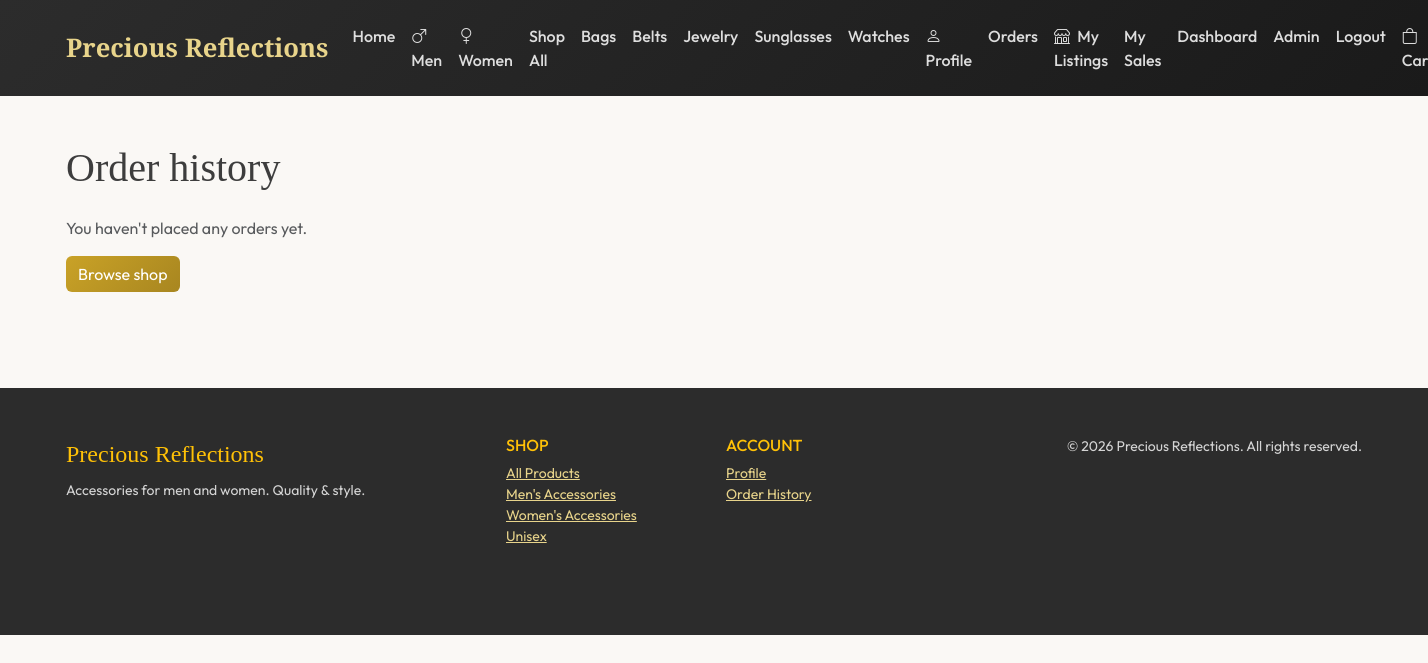
The app's page /accounts/orders/ (signed in), older data.
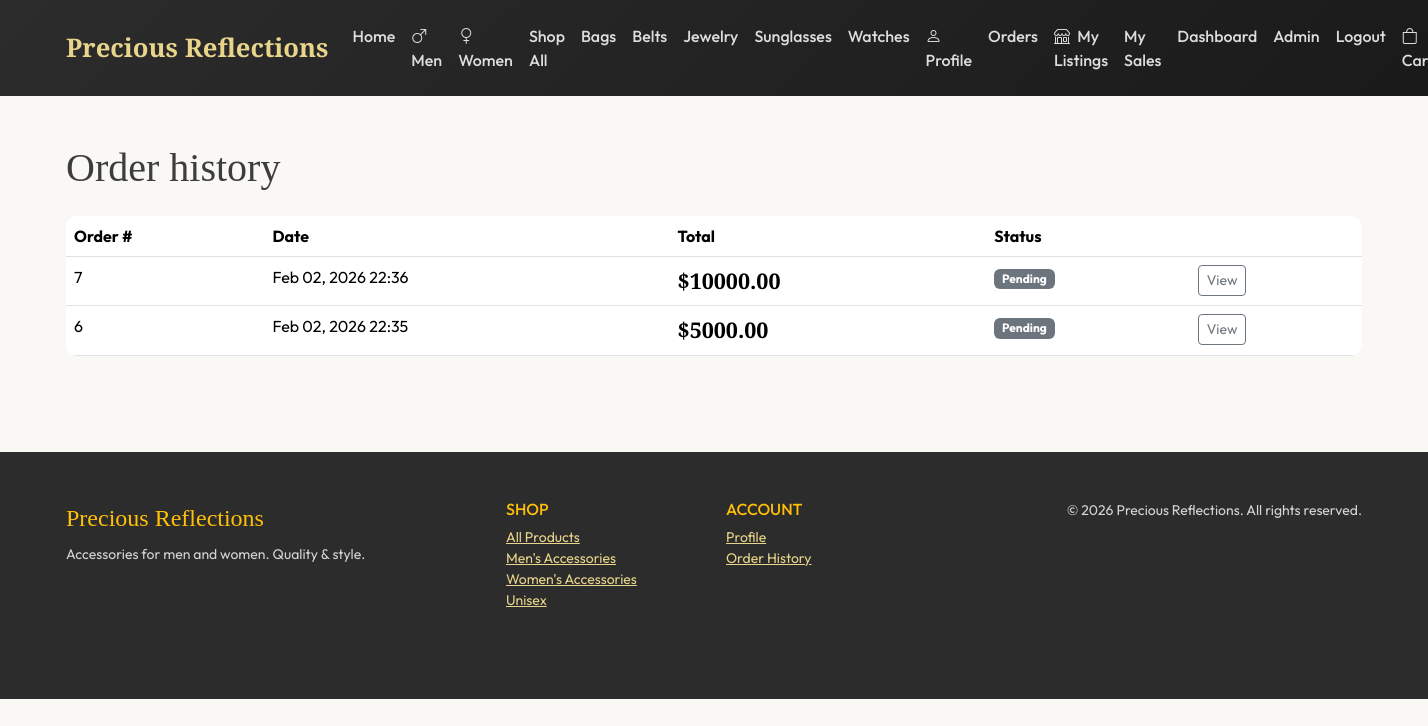
The same page, newer data.
### store/models.py (models this page shows, shortened)
class Category(models.Model):
    name = models.CharField(max_length=100)
    slug = models.SlugField(unique=True, max_length=100)
    description = models.TextField(blank=True)
    image = models.ImageField(upload_to='categories/', blank=True, null=True)
    created_at = models.DateTimeField(auto_now_add=True)
    class Meta:
        verbose_name_plural = 'Categories'
        ordering = ['name']

class Order(models.Model):
    STATUS_CHOICES = [
        ('P', 'Pending'),
        ('C', 'Confirmed'),
        ('S', 'Shipped'),
        ('D', 'Delivered'),
        ('X', 'Cancelled'),
    ]
    user = models.ForeignKey(settings.AUTH_USER_MODEL, on_delete=models.CASCADE, related_name='orders', null=True, blank=True)
    email = models.EmailField()
    first_name = models.CharField(max_length=100)
    last_name = models.CharField(max_length=100)
    address = models.CharField(max_length=255)
    city = models.CharField(max_length=100)
    postal_code = models.CharField(max_length=20)
    country = models.CharField(max_length=100)
    phone = models.CharField(max_length=30, blank=True)
    status = models.CharField(max_length=1, choices=STATUS_CHOICES, default='P')
    total = models.DecimalField(max_digits=10, decimal_places=2, default=0)
    created_at = models.DateTimeField(auto_now_add=True)
    updated_at = models.DateTimeField(auto_now=True)
    class Meta:
        ordering = ['-created_at']

### accounts/views.py (the view)
# urls.py: path('orders/', views.order_history, name='order_history'),
@login_required
def order_history(request):
    orders = request.user.orders.all()
    return render(request, 'accounts/order_history.html', {'orders': orders})

### store/context_processors.py (called while the page is built)
def cart_count(request):
    count = 0
    if request.session.get('cart'):
        for item in request.session['cart'].values():
            count += item.get('quantity', 0)
    return {'cart_count': count}

def categories_nav(request):
    from .models import Category
    categories = Category.objects.all()[:10]
    return {'nav_categories': categories}

### templates/accounts/order_history.html (shortened to what this page needs)
{% extends 'base.html' %}
{% load static %}
{% block content %}
<div class="container py-4">
  <h1 class="font-serif mb-4">Order history</h1>
  {% if orders %}
  <div class="card">
    <div class="card-body p-0">
      <div class="table-responsive">
        <table class="table table-hover mb-0">
          <thead>
            <tr>
              <th>Order #</th>
              <th>Date</th>
              <th>Total</th>
              <th>Status</th>
              <th></th>
            </tr>
          </thead>
          <tbody>
            {% for order in orders %}
            <tr>
              <td>{{ order.id }}</td>
              <td>{{ order.created_at|date:"M d, Y H:i" }}</td>
              <td class="product-price">${{ order.total }}</td>
              <td><span class="badge bg-secondary">{{ order.get_status_display }}</span></td>
              <td>
                <a href="{% url 'store:order_confirmation' order.id %}" class="btn btn-sm btn-outline-secondary">View</a>
              </td>
            </tr>
            {% endfor %}
          </tbody>
        </table>
      </div>
    </div>
  </div>
  {% else %}
  <p class="text-muted">You haven't placed any orders yet.</p>
  <a href="{% url 'store:shop' %}" class="btn btn-gold">Browse shop</a>
  {% endif %}
</div>
{% endblock %}

### templates/base.html (shortened to what the changed rows need)
{% load static %}
<!DOCTYPE html>
<html lang="en">
<head>
  <link href="https://cdn.jsdelivr.net/npm/bootstrap@5.3.2/dist/css/bootstrap.min.css" rel="stylesheet">
  <link rel="stylesheet" href="https://cdn.jsdelivr.net/npm/bootstrap-icons@1.11.1/font/bootstrap-icons.css">
</head>
<body>
  <nav class="navbar navbar-expand-lg navbar-dark py-3">
    <div class="container">
      <div class="collapse navbar-collapse" id="nav">
        <ul class="navbar-nav me-auto">
          {% for cat in nav_categories %}
          <li class="nav-item"><a class="nav-link" href="{% url 'store:shop' %}?category={{ cat.slug }}">{{ cat.name }}</a></li>
          {% endfor %}
        </ul>
      </div>
    </div>
  </nav>
  <main class="py-4">
    {% block content %}{% endblock %}
  </main>
</body>
</html>

Row changes from the older to the newer data that the page shows:
added Order: id "7", created_at "Feb 02, 2026 22:36", total "10000.00", status "Pending"
added Order: id "6", created_at "Feb 02, 2026 22:35", total "5000.00", status "Pending"
Text that changed along with them:
text no longer shown: "You haven't placed any orders yet. Browse shop"
text now shown: "Order # Date Total Status"
